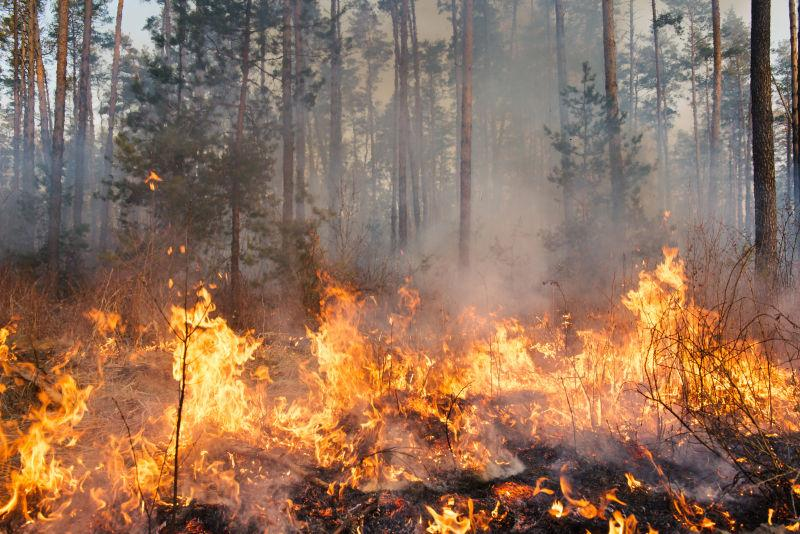
#> input picture 1806101059饶龙江/img processing/imgs/fire/T0t0.jpg, 800 x 534 px
$ python canny_test02.py
#> lines starting #> are read from the running program, lines starting #| are printed output that depends on the picture; after the words box and inside, x2 and y2 are one past the last pixel; in counts of white or black regions, pixels touching at a corner belong together
import matplotlib.pyplot as plt
import numpy as np
import math

img = plt.imread('imgs/fire/T0t0.jpg')
#> img is the input picture: shape (534, 800, 3); mean R, G, B 145.5, 113, 90.6

sigma1 = sigma2 = 1
sum = 0

gaussian = np.zeros([5, 5])
for i in range(5):
    for j in range(5):
        gaussian[i, j] = math.exp(-1 / 2 * (np.square(i - 3) / np.square(sigma1)  # 生成二维高斯分布矩阵
                                            + (np.square(j - 3) / np.square(sigma2)))) / (2 * math.pi * sigma1 * sigma2)
        sum = sum + gaussian[i, j]

gaussian = gaussian / sum


# print(gaussian)

def rgb2gray(rgb):
    return np.dot(rgb[..., :3], [0.299, 0.587, 0.114])
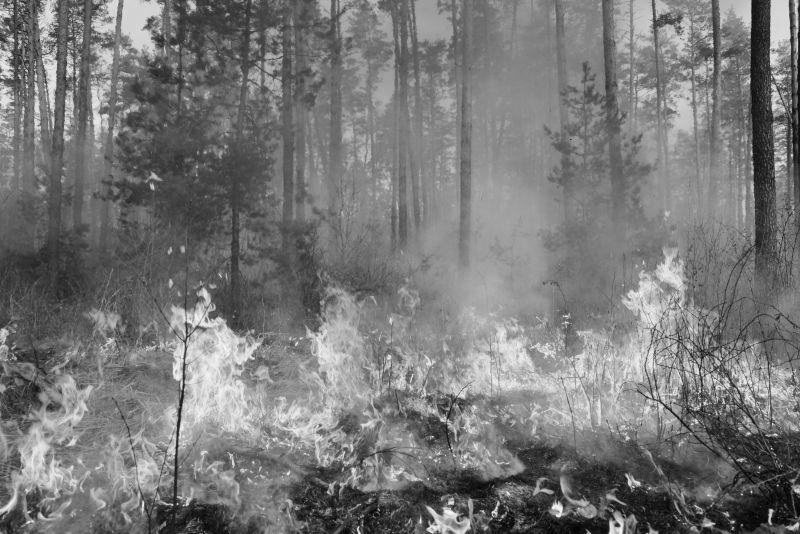
#> returned value: shape (534, 800) float64; min 0, max 251.7, mean 120.2


# step1.高斯滤波
gray = rgb2gray(img)
W, H = gray.shape
#> W = 534; H = 800
new_gray = np.zeros([W - 5, H - 5])
for i in range(W - 5):
    for j in range(H - 5):
        new_gray[i, j] = np.sum(gray[i:i + 5, j:j + 5] * gaussian)  # 与高斯矩阵卷积实现滤波
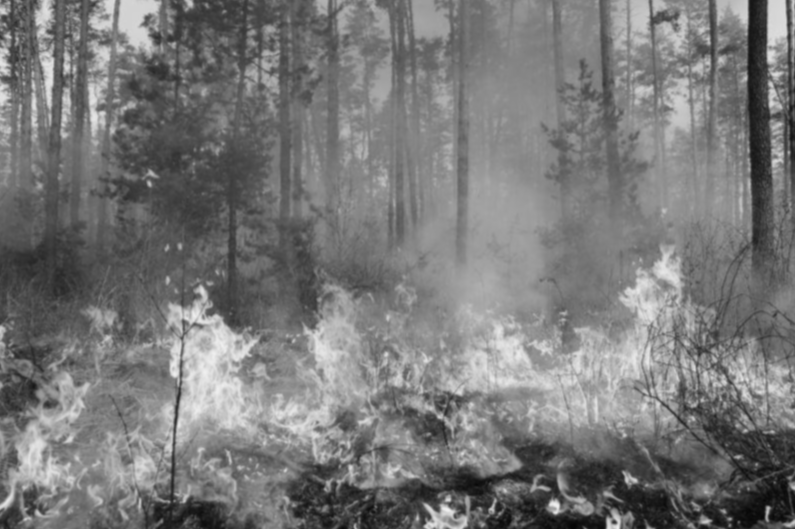
#> new_gray: shape (529, 795) float64; min 5.53, max 239.7, mean 120.4

# plt.imshow(new_gray, cmap="gray")


# step2.增强 通过求梯度幅值
W1, H1 = new_gray.shape
#> W1 = 529; H1 = 795
dx = np.zeros([W1 - 1, H1 - 1])
dy = np.zeros([W1 - 1, H1 - 1])
d = np.zeros([W1 - 1, H1 - 1])
for i in range(W1 - 1):
    for j in range(H1 - 1):
        dx[i, j] = new_gray[i, j + 1] - new_gray[i, j]
        dy[i, j] = new_gray[i + 1, j] - new_gray[i, j]
        d[i, j] = np.sqrt(np.square(dx[i, j]) + np.square(dy[i, j]))  # 图像梯度幅值作为图像强度值
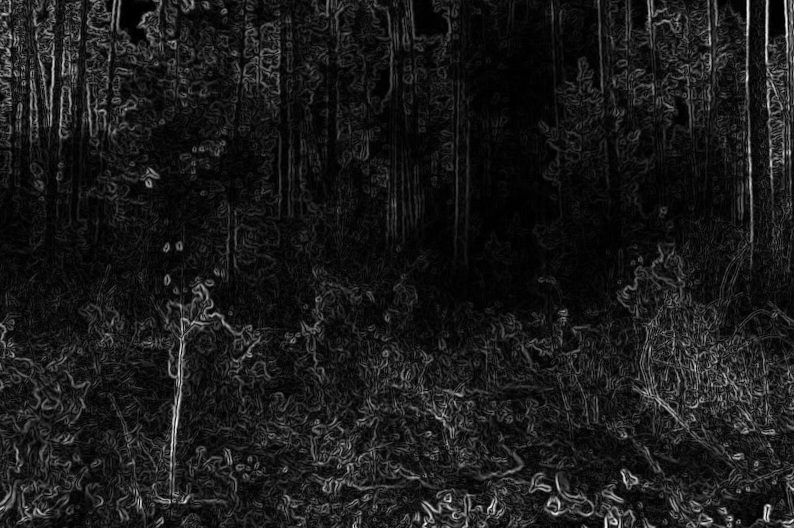
#> d: shape (528, 794) float64; min 0, max 72.23, mean 7.5; drawn with min black and max white
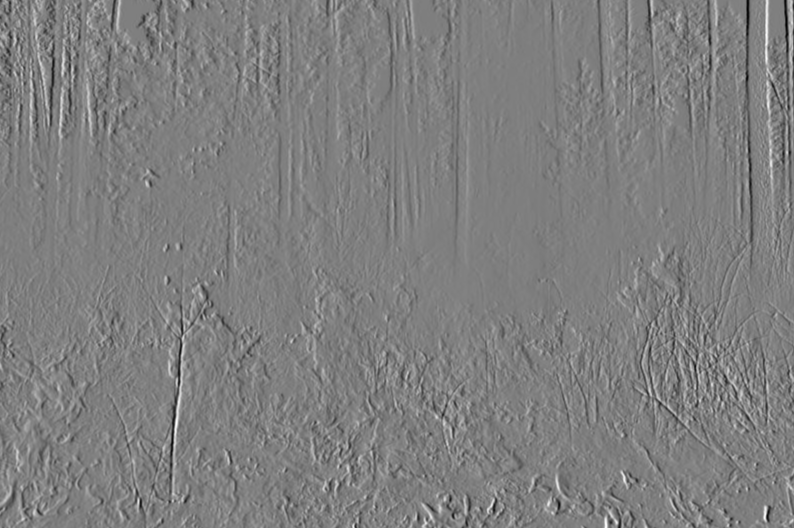
#> dx: shape (528, 794) float64; min -69.63, max 70, mean 0; drawn with min black and max white
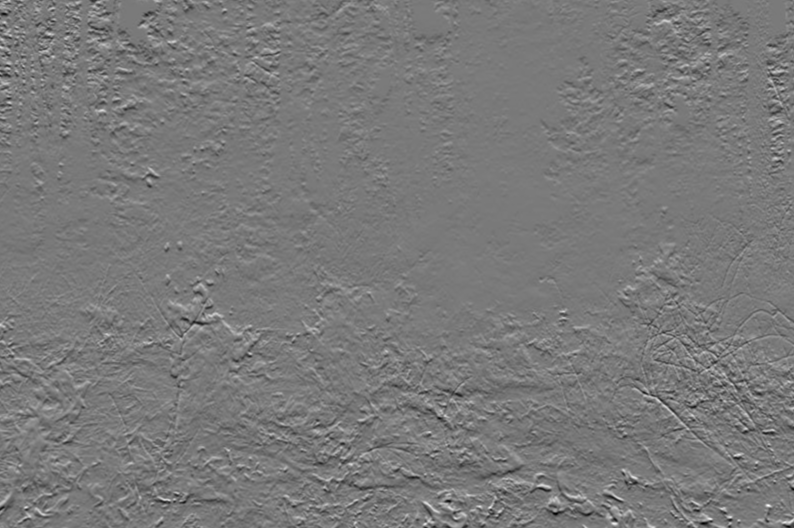
#> dy: shape (528, 794) float64; min -60.77, max 66.2, mean -0.1; drawn with min black and max white

# plt.imshow(d, cmap="gray")


# setp3.非极大值抑制 NMS
W2, H2 = d.shape
#> W2 = 528; H2 = 794
NMS = np.copy(d)
NMS[0, :] = NMS[W2 - 1, :] = NMS[:, 0] = NMS[:, H2 - 1] = 0
#> NMS: shape (528, 794) float64; 0.63% of pixels changed, all inside (x1, y1, x2, y2) = (0, 0, 794, 528)
for i in range(1, W2 - 1):
    for j in range(1, H2 - 1):

        if d[i, j] == 0:
            NMS[i, j] = 0
        else:
            gradX = dx[i, j]
            gradY = dy[i, j]
            gradTemp = d[i, j]

            # 如果Y方向幅度值较大
            if np.abs(gradY) > np.abs(gradX):
                weight = np.abs(gradX) / np.abs(gradY)
                grad2 = d[i - 1, j]
                grad4 = d[i + 1, j]
                # 如果x,y方向梯度符号相同
                if gradX * gradY > 0:
                    grad1 = d[i - 1, j - 1]
                    grad3 = d[i + 1, j + 1]
                # 如果x,y方向梯度符号相反
                else:
                    grad1 = d[i - 1, j + 1]
                    grad3 = d[i + 1, j - 1]

            # 如果X方向幅度值较大
            else:
                weight = np.abs(gradY) / np.abs(gradX)
                grad2 = d[i, j - 1]
                grad4 = d[i, j + 1]
                # 如果x,y方向梯度符号相同
                if gradX * gradY > 0:
                    grad1 = d[i + 1, j - 1]
                    grad3 = d[i - 1, j + 1]
                # 如果x,y方向梯度符号相反
                else:
                    grad1 = d[i - 1, j - 1]
                    grad3 = d[i + 1, j + 1]

            gradTemp1 = weight * grad1 + (1 - weight) * grad2
            gradTemp2 = weight * grad3 + (1 - weight) * grad4
            if gradTemp >= gradTemp1 and gradTemp >= gradTemp2:
                NMS[i, j] = gradTemp
            else:
                NMS[i, j] = 0
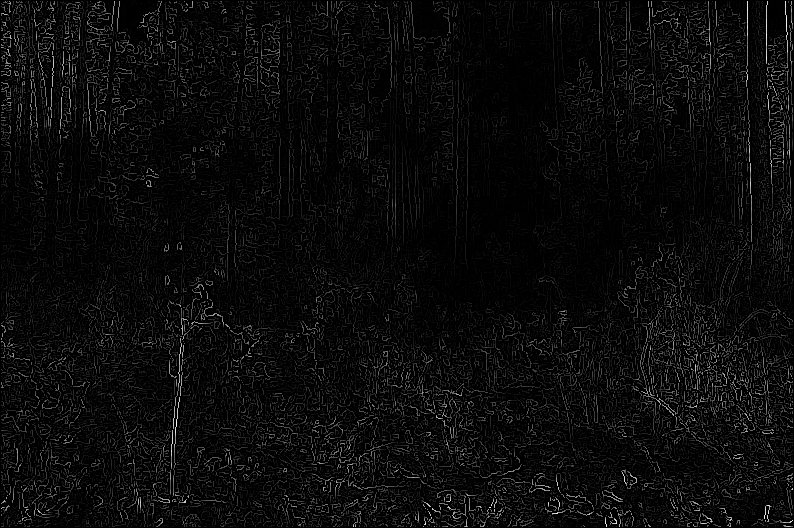
#> NMS: shape (528, 794) float64; min 0, max 72.23, mean 3; drawn with min black and max white

# plt.imshow(NMS, cmap = "gray")


# step4. 双阈值算法检测、连接边缘
W3, H3 = NMS.shape
#> W3 = 528; H3 = 794
DT = np.zeros([W3, H3])
# 定义高低阈值
TL = 0.2 * np.max(NMS)
#> TL = 14.45
TH = 0.3 * np.max(NMS)
#> TH = 21.67
for i in range(1, W3 - 1):
    for j in range(1, H3 - 1):
        if (NMS[i, j] < TL):
            DT[i, j] = 0
        elif (NMS[i, j] > TH):
            DT[i, j] = 1
        elif ((NMS[i - 1, j - 1:j + 1] < TH).any() or (NMS[i + 1, j - 1:j + 1]).any()
              or (NMS[i, [j - 1, j + 1]] < TH).any()):
            DT[i, j] = 1
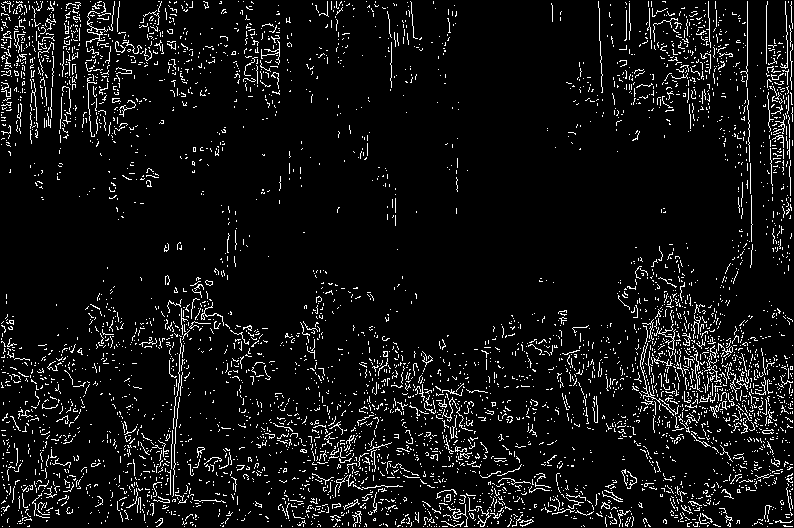
#> DT: shape (528, 794) float64; values 0 (black) and 1 (white), 6.8% white in thin lines or dots

plt.imshow(DT, cmap="gray")

$ run again, with 1806101059饶龙江/img processing/imgs/fire/download.jpg copied over 1806101059饶龙江/img processing/imgs/fire/T0t0.jpg
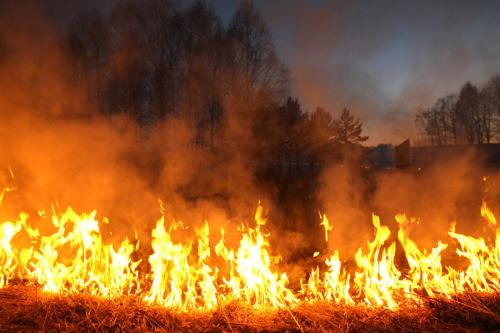
#> input picture 1806101059饶龙江/img processing/imgs/fire/download.jpg, 500 x 333 px
#> img is the input picture: shape (333, 500, 3); mean R, G, B 147.6, 91.1, 42.4
#> after the loop `for i in range(1, W2 - 1):`:
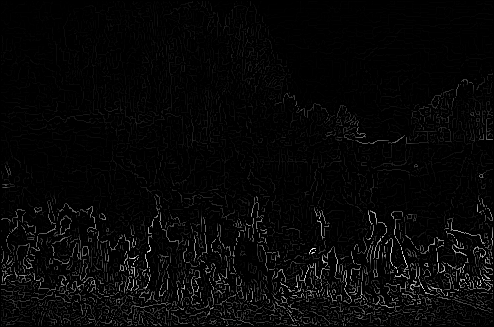
#> NMS: shape (327, 494) float64; min 0, max 63.35, mean 1.8; drawn with min black and max white
#> TL = 12.67
#> TH = 19
#> after the loop `for i in range(1, W3 - 1):`:
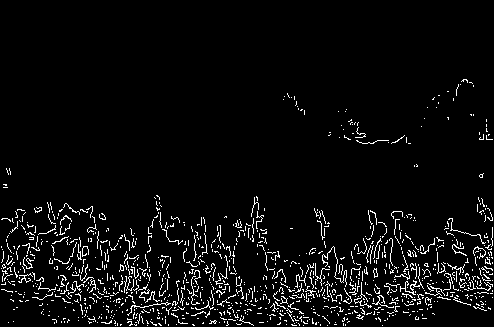
#> DT: shape (327, 494) float64; values 0 (black) and 1 (white), 4.8% white in thin lines or dots, all inside (x1, y1, x2, y2) = (1, 79, 493, 326)

$ run again, with 1806101059饶龙江/img processing/imgs/fire/u=1084785743,1130904191&fm=26&gp=0.jpg copied over 1806101059饶龙江/img processing/imgs/fire/T0t0.jpg
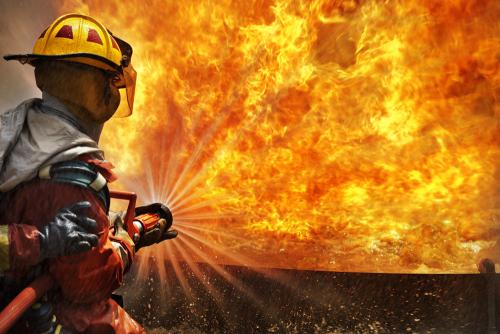
#> input picture 1806101059饶龙江/img processing/imgs/fire/u=1084785743,1130904191&fm=26&gp=0.jpg, 500 x 334 px
#> img is the input picture: shape (334, 500, 3); mean R, G, B 170.2, 105.3, 31
#> after the loop `for i in range(1, W2 - 1):`:
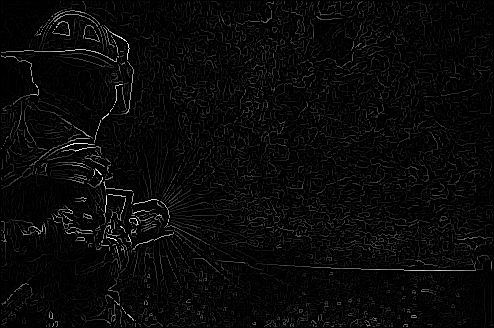
#> NMS: shape (328, 494) float64; min 0, max 76.99, mean 2.6; drawn with min black and max white
#> TL = 15.4
#> TH = 23.1
#> after the loop `for i in range(1, W3 - 1):`:
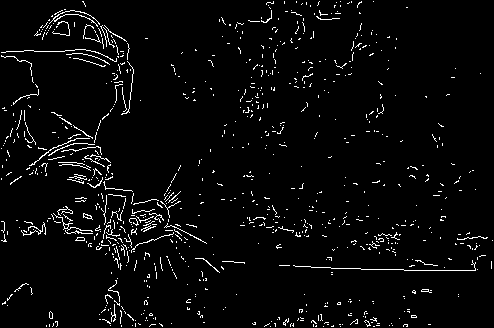
#> DT: shape (328, 494) float64; values 0 (black) and 1 (white), 3.6% white in thin lines or dots

$ run again, with 1806101059饶龙江/img processing/imgs/fire/u=1135693352,3853261875&fm=26&gp=0.jpg copied over 1806101059饶龙江/img processing/imgs/fire/T0t0.jpg
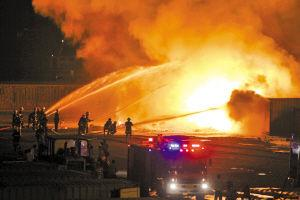
#> input picture 1806101059饶龙江/img processing/imgs/fire/u=1135693352,3853261875&fm=26&gp=0.jpg, 300 x 200 px
#> img is the input picture: shape (200, 300, 3); mean R, G, B 145.5, 95.2, 50.3
#> TL = 13.45
#> TH = 20.18
#> after the loop `for i in range(1, W3 - 1):`:
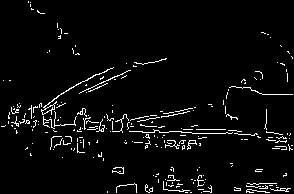
#> DT: shape (194, 294) float64; values 0 (black) and 1 (white), 4% white in thin lines or dots
